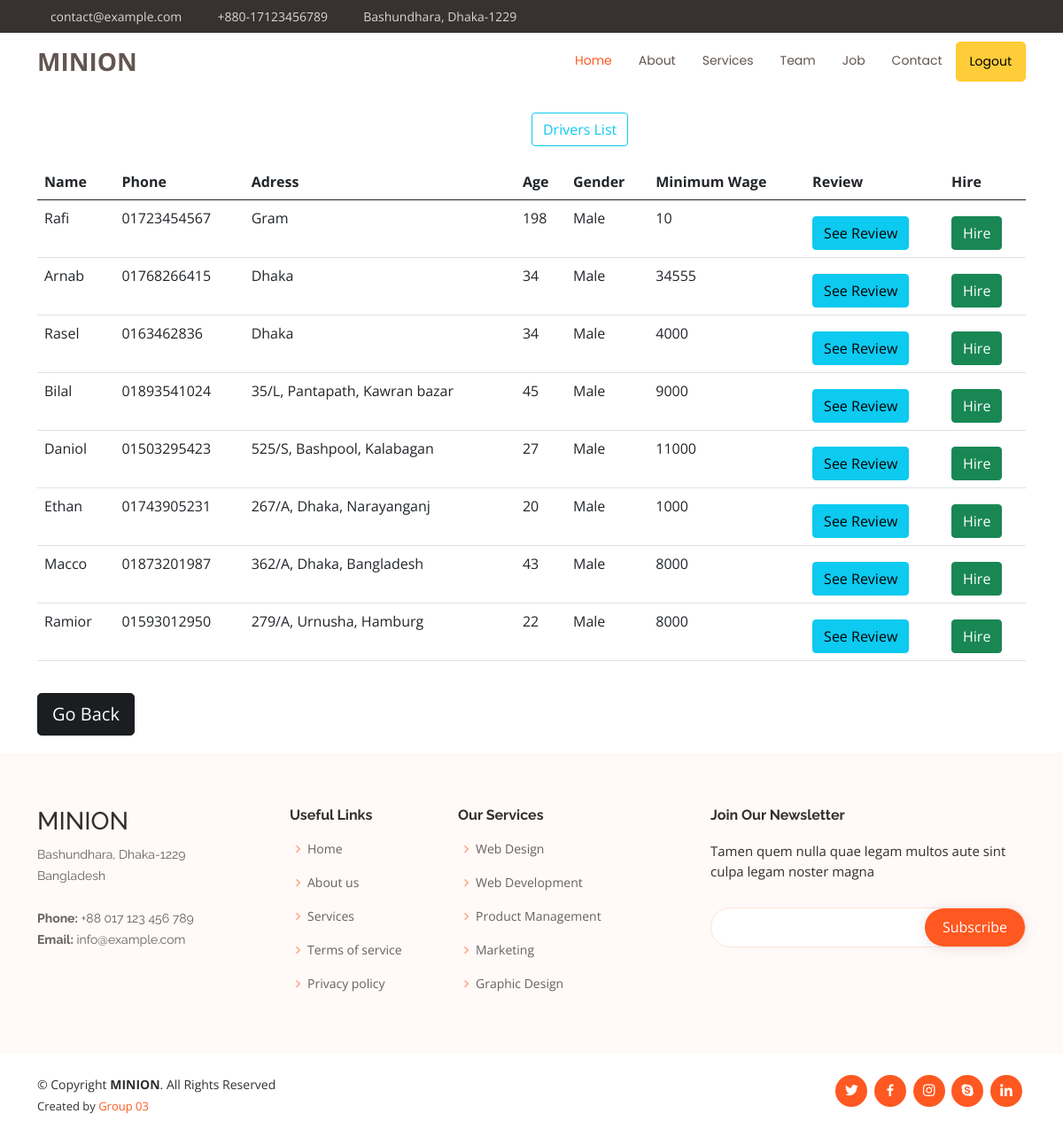
The page /lookingfordrivers.php (signed in) on the database its author committed.
### tables this page shows
CREATE TABLE `worker` (
  `workerid` varchar(10) NOT NULL,
  `workername` varchar(255) NOT NULL,
  `workerpassword` varchar(10) NOT NULL,
  `workerphone` varchar(11) NOT NULL,
  `workeradress` varchar(255) NOT NULL,
  `workerage` int(10) NOT NULL,
  `workergender` int(1) NOT NULL,
  `wtype` int(1) NOT NULL,
  `minimumwage` int(10) NOT NULL,
  `active` int(1) NOT NULL
);

### lookingfordrivers.php (the view, shortened to what this page needs)
<?php
if (isset($_SESSION['userid'])) {
?>
  <!DOCTYPE html>
  <html lang="en">
  <head>
    <link href="assets/vendor/bootstrap/css/bootstrap.min.css" rel="stylesheet" />
    <link href="assets/vendor/icofont/icofont.min.css" rel="stylesheet" />
    <link href="assets/vendor/boxicons/css/boxicons.min.css" rel="stylesheet" />
    <link href="assets/vendor/venobox/venobox.css" rel="stylesheet" />
    <link href="assets/vendor/owl.carousel/assets/owl.carousel.min.css" rel="stylesheet" />
    <link href="assets/vendor/aos/aos.css" rel="stylesheet" />
    <link href="assets/css/style.css" rel="stylesheet" />
  </head>
  <body>
    <section id="topbar" class="d-none d-lg-block">
      <div class="container d-flex justify-content-between">
        <div class="contact-info">
          <ul>
            <li>
              <i class="icofont-envelope"></i><a href="mailto:contact@example.com">contact@example.com</a>
            </li>
            <li><i class="icofont-phone"></i> +880-17123456789</li>
            <li><i class="icofont-address-book"></i> Bashundhara, Dhaka-1229</li>
          </ul>
        </div>
      </div>
    </section>
    <header id="header">
      <div class="container d-flex justify-content-between">
        <div class="logo">
          <h1 class="text-light">
            <a href="index.php"><span>MINION</span></a>
          </h1>
        </div>
        <nav class="nav-menu d-none d-lg-block">
          <ul>
            <li class="active"><a href="index.php">Home</a></li>
            <li><a href="#about">About</a></li>
            <li><a href="#services">Services</a></li>
            <li><a href="#team">Team</a></li>
            <li><a href="#job">Job</a></li>
            <li><a href="#contact">Contact</a></li>
            <li><a href="processlogout.php?logout" class="btn btn-warning btn-lg active" role="button" aria-pressed="true">Logout</a></li>
          </ul>
      </div>
    </header>
    <div class="container">
      <a class="btn btn-outline-info" href="lookingfordrivers.php" role="button" style="margin-top: 20px; margin-bottom: 20px; margin-left: 50%;">Drivers List</a>
    </div>
    <div class="container">
      <?php
      $servername = "localhost";
      $username = "root";
      $password = "";
      $dbname = "workerreview";
      $conn = new mysqli($servername, $username, $password, $dbname);
      $sql = "SELECT * FROM worker";
      $result = mysqli_query($conn, $sql) or die(mysqli_erro($mysqli));
      ?>
      <div class="rpw justify-content-center">
        <table class="table">
          <thead class="thead-dark">
            <tr>
              <th>Name</th>
              <th>Phone</th>
              <th>Adress</th>
              <th>Age</th>
              <th>Gender</th>
              <th>Minimum Wage</th>
              <th>Review</th>
              <th>Hire</th>
            </tr>
          </thead>
          <?php
          while ($row = $result->fetch_assoc()) : ?>
            <?php if ($row['wtype'] == 1) { ?>
              <tr>
                <form action="" method="POST" role="form">
                  <td><?php echo $row['workername']; ?></td>
                  <td><?php echo $row['workerphone']; ?></td>
                  <td><?php echo $row['workeradress']; ?></td>
                  <td><?php echo $row['workerage']; ?></td>
                  <td><?php
                      if ($row['workergender'] == 1) {
                        echo "Male";
                      } else {
                        echo "Female";
                      }
                      ?></td>
                  <td><?php echo $row['minimumwage']; ?></td>
                  <td>
                    <button type="submit" class="btn btn-info" role="button" style="margin-top:10px" name="reviewbtn" value="<?php echo $row['workerid']; ?>">See Review</button>
                  </td>
                  <td>
                    <button type="submit" class="btn btn-success" role="button" style="margin-top:10px" name="hirebtn" value="<?php echo $row['workerid']; ?>">Hire</button>
                  </td>
                </form>
              </tr>
            <?php } ?>
          <?php endwhile; ?>
        </table>
        <a href="user.php" class="btn btn-dark btn-lg active" role="button" aria-pressed="true" style="margin:20px 0px;">Go Back</a>
      </div>
    </div>
    <footer id="footer">
      <div class="footer-top">
        <div class="container">
          <div class="row">
            <div class="col-lg-3 col-md-6 footer-contact">
              <h3>MINION</h3>
              <p>
                Bashundhara, Dhaka-1229<br />
                Bangladesh <br /><br />
                <strong>Phone:</strong> +88 017 123 456 789<br />
                <strong>Email:</strong> info@example.com<br />
              </p>
            </div>
            <div class="col-lg-2 col-md-6 footer-links">
              <h4>Useful Links</h4>
              <ul>
                <li>
                  <i class="bx bx-chevron-right"></i> <a href="#">Home</a>
                </li>
                <li>
                  <i class="bx bx-chevron-right"></i> <a href="#">About us</a>
                </li>
                <li>
                  <i class="bx bx-chevron-right"></i> <a href="#">Services</a>
                </li>
                <li>
                  <i class="bx bx-chevron-right"></i>
                  <a href="#">Terms of service</a>
                </li>
                <li>
                  <i class="bx bx-chevron-right"></i>
                  <a href="#">Privacy policy</a>
                </li>
              </ul>
            </div>
            <div class="col-lg-3 col-md-6 footer-links">
              <h4>Our Services</h4>
              <ul>
                <li>
                  <i class="bx bx-chevron-right"></i> <a href="#">Web Design</a>
                </li>
                <li>
                  <i class="bx bx-chevron-right"></i>
                  <a href="#">Web Development</a>
                </li>
                <li>
                  <i class="bx bx-chevron-right"></i>
                  <a href="#">Product Management</a>
                </li>
                <li>
                  <i class="bx bx-chevron-right"></i> <a href="#">Marketing</a>
                </li>
                <li>
                  <i class="bx bx-chevron-right"></i>
                  <a href="#">Graphic Design</a>
                </li>
              </ul>
            </div>
            <div class="col-lg-4 col-md-6 footer-newsletter">
              <h4>Join Our Newsletter</h4>
              <p>
                Tamen quem nulla quae legam multos aute sint culpa legam noster
                magna
              </p>
              <form action="" method="post">
                <input type="email" name="email" /><input type="submit" value="Subscribe" />
              </form>
            </div>
          </div>
        </div>
      </div>
      <div class="container d-lg-flex py-4">
        <div class="me-lg-auto text-center text-lg-start">
          <div class="copyright">
            &copy; Copyright <strong><span>MINION</span></strong>. All Rights Reserved
          </div>
          <div class="credits">
            Created by <a href="#">Group 03</a>
          </div>
        </div>
        <div class="social-links text-center text-lg-right pt-3 pt-lg-0">
          <a href="#" class="twitter"><i class="bx bxl-twitter"></i></a>
          <a href="#" class="facebook"><i class="bx bxl-facebook"></i></a>
          <a href="#" class="instagram"><i class="bx bxl-instagram"></i></a>
          <a href="#" class="google-plus"><i class="bx bxl-skype"></i></a>
          <a href="#" class="linkedin"><i class="bx bxl-linkedin"></i></a>
        </div>
      </div>
    </footer>
  </body>
  </html>
<?php } ?>

### assets/css/style.css (style rules this page uses)
body { font-family: "Open Sans", sans-serif; color: #313030; }
a { color: #ff5821; text-decoration: none; }
h1, h2, h3, h4, h5, h6 { font-family: "Raleway", sans-serif; }
@media (prefers-reduced-motion: no-preference) { :root { scroll-behavior: auto; } }
#topbar { background: #39312f; font-size: 14px; padding: 0; color: rgba(255, 255, 255, 0.8); }
#topbar .contact-info ul { padding: 0; margin: 0; list-style: none; }
#topbar .contact-info li { display: inline-block; padding: 8px 0; }
#topbar .contact-info li + li { margin-left: 18px; }
#topbar .contact-info a { color: rgba(255, 255, 255, 0.8); transition: 0.3s; }
#topbar .contact-info i { color: #ff5821; padding-right: 4px; }
#header { height: 70px; transition: all 0.5s; z-index: 997; transition: all 0.5s; padding: 10px 0; background: #fff; }
#header .logo h1 { font-size: 28px; margin: 0; padding: 8px 0; line-height: 1; font-weight: 700; font-family: "Open Sans", sans-serif; }
#header .logo h1 a, #header .logo h1 a:hover { color: #635551; text-decoration: none; }
.nav-menu, .nav-menu * { margin: 0; padding: 0; list-style: none; }
.nav-menu > ul > li { position: relative; white-space: nowrap; float: left; }
.nav-menu a { display: block; position: relative; color: #635551; padding: 11px 15px; transition: 0.3s; font-size: 14px; font-family: "Poppins", sans-serif; }
.nav-menu a:hover, .nav-menu .active > a, .nav-menu li:hover > a { color: #ff5821; text-decoration: none; }
.mobile-nav { position: fixed; top: 55px; right: 15px; bottom: 15px; left: 15px; z-index: 9999; overflow-y: auto; background: #fff; transition: ease-in-out 0.2s; opacity: 0; visibility: hidden; border-radius: 10px; padding: 10px 0; }
.mobile-nav * { margin: 0; padding: 0; list-style: none; }
.mobile-nav a { display: block; position: relative; color: #473d3a; padding: 10px 20px; font-weight: 500; outline: none; }
.mobile-nav a:hover, .mobile-nav .active > a, .mobile-nav li:hover > a { color: #ff5821; text-decoration: none; }
section { padding: 60px 0; overflow: hidden; }
#footer { color: #313030; font-size: 14px; background: #fff; }
#footer .footer-top { padding: 60px 0 30px 0; background: #fff9f7; }
#footer .footer-top .footer-contact { margin-bottom: 30px; }
#footer .footer-top .footer-contact p { font-size: 14px; line-height: 24px; margin-bottom: 0; font-family: "Raleway", sans-serif; color: #656262; }
#footer .footer-top h4 { font-size: 16px; font-weight: bold; color: #313030; position: relative; padding-bottom: 12px; }
#footer .footer-top .footer-links { margin-bottom: 30px; }
#footer .footer-top .footer-links ul { list-style: none; padding: 0; margin: 0; }
#footer .footer-top .footer-links ul i { padding-right: 2px; color: #ffa587; font-size: 18px; line-height: 1; }
#footer .footer-top .footer-links ul li { padding: 10px 0; display: flex; align-items: center; }
#footer .footer-top .footer-links ul li:first-child { padding-top: 0; }
#footer .footer-top .footer-links ul a { color: #656262; transition: 0.3s; display: inline-block; line-height: 1; }
#footer .footer-newsletter { font-size: 15px; }
#footer .footer-newsletter h4 { font-size: 16px; font-weight: bold; color: #313030; position: relative; padding-bottom: 12px; }
#footer .footer-newsletter form { margin-top: 30px; background: #fff; padding: 6px 10px; position: relative; border-radius: 50px; text-align: left; border: 1px solid #ffe2d9; }
#footer .footer-newsletter form input[type="email"] { border: 0; padding: 4px 8px; width: calc(100% - 100px); }
#footer .footer-newsletter form input[type="submit"] { position: absolute; top: 0; right: 0; bottom: 0; border: 0; background: none; font-size: 16px; padding: 0 20px; background: #ff5821; color: #fff; transition: 0.3s; border-radius: 50px; box-shadow: 0px 2px 15px rgba(0, 0, 0, 0.1); }
#footer .credits { padding-top: 5px; font-size: 13px; color: #313030; }
#footer .social-links a { font-size: 18px; display: inline-block; background: #ff5821; color: #fff; line-height: 1; padding: 8px 0; margin-right: 4px; border-radius: 50%; text-align: center; width: 36px; height: 36px; transition: 0.3s; }

### rows shown on the page
worker: workername "Rafi", workerphone "01723454567", workeradress "Gram", workerage "198", workergender "Male", minimumwage "10", $row['workerid'] 1234345467 (drawn)
worker: workername "Arnab", workerphone "01768266415", workeradress "Dhaka", workerage "34", workergender "Male", minimumwage "34555", $row['workerid'] 1234565456 (drawn)
worker: workername "Rasel", workerphone "0163462836", workeradress "Dhaka", workerage "34", workergender "Male", minimumwage "4000", $row['workerid'] 5555555555 (drawn)
worker: workername "Bilal", workerphone "01893541024", workeradress "35/L, Pantapath, Kawran bazar", workerage "45", workergender "Male", minimumwage "9000"
worker: workername "Daniol", workerphone "01503295423", workeradress "525/S, Bashpool, Kalabagan", workerage "27", workergender "Male", minimumwage "11000"
worker: workername "Ethan", workerphone "01743905231", workeradress "267/A, Dhaka, Narayanganj", workerage "20", workergender "Male", minimumwage "1000"
worker: workername "Macco", workerphone "01873201987", workeradress "362/A, Dhaka, Bangladesh", workerage "43", workergender "Male", minimumwage "8000"
worker: workername "Ramior", workerphone "01593012950", workeradress "279/A, Urnusha, Hamburg", workerage "22", workergender "Male", minimumwage "8000"
